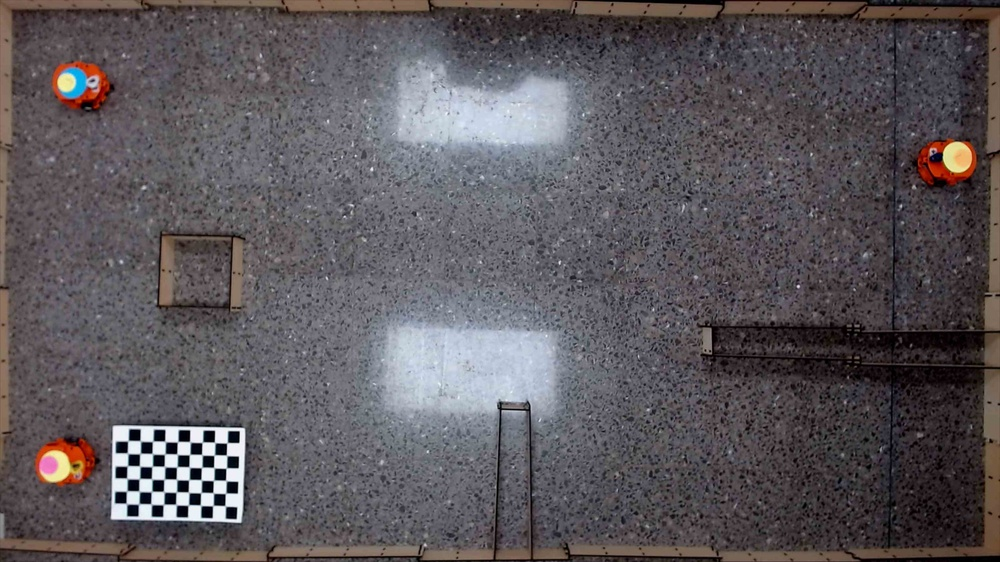
#> input picture Herramientas/Cámara/Calibración Python/Imagenes_Calibracion_Nueva_Sala/2022-03-16_12-53-49.jpg, 1000 x 562 px, shrunk from 3200 x 1800 before the run; its folder holds only this picture in this run
$ jupyter execute Calibracion_Camara.ipynb
#> lines starting #> are read from the running program, lines starting #| are printed output that depends on the picture; after the words box and inside, x2 and y2 are one past the last pixel; in counts of white or black regions, pixels touching at a corner belong together; long printed decimals are rounded
[cell 1]
"""
PROYECTO PROE
Este código se utiliza para calibrar la cámara del sistema de visión, para ejecutarlo se debe tener instalada la librería
openCV y tener al menos 10 imágenes de calibración en la misma carpeta.
"""

import cv2
import cv2 as cv
import numpy as np
import os
import glob

# Define las dimensiones del del tablero
CHECKERBOARD = (6,9) #Número filas de vértices pr número de columnas de vértices
criteria = (cv2.TERM_CRITERIA_EPS + cv2.TERM_CRITERIA_MAX_ITER, 40, 0.001) #cada cuadrado del patrón mide 40 mm

# Guarda los puntos 3D del tablero
objpoints = []
# Guarda los puntos 2D del tablero
imgpoints = []


# Define las coordenadas globales para los puntos en 3D
objp = np.zeros((1, CHECKERBOARD[0] * CHECKERBOARD[1], 3), np.float32)
objp[0,:,:2] = np.mgrid[0:CHECKERBOARD[0], 0:CHECKERBOARD[1]].T.reshape(-1, 2)
prev_img_shape = None

#Dirección de las imagénes de calibración
images = glob.glob('./Imagenes_Calibracion_Nueva_Sala/*.jpg')
for fname in images:
    img = cv2.imread(fname)
#> img is the input picture: shape (562, 1000, 3); mean B, G, R 91.7, 87.5, 92.7
    gray = cv2.cvtColor(img,cv2.COLOR_BGR2GRAY)
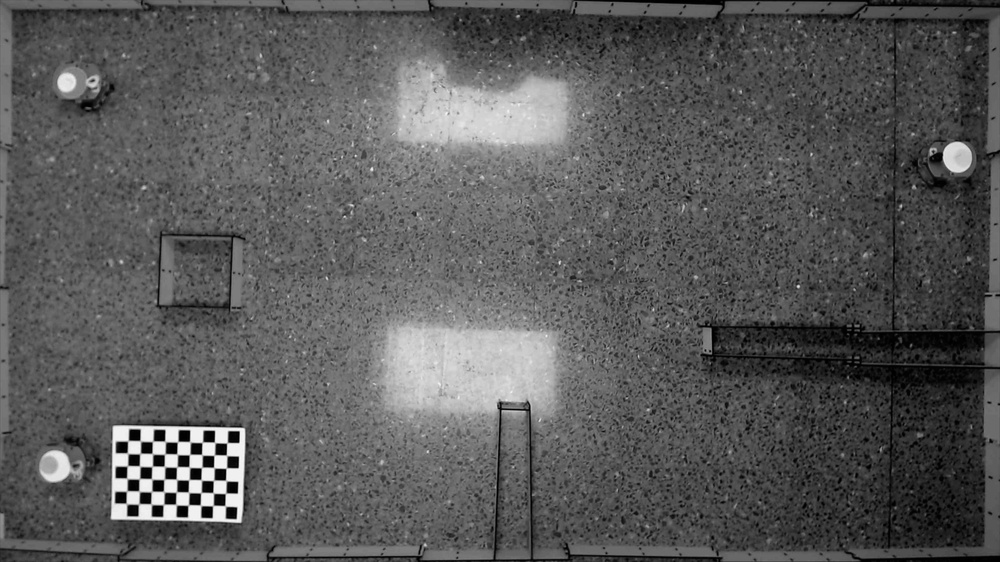
#> gray: shape (562, 1000); min 0, max 250, mean 89.5
    # Encuentra las esquinas del patrón de calibración
    # Cuando se encuentran las esquinas deseadas ret = True
    ret, corners = cv2.findChessboardCorners(gray, CHECKERBOARD, cv2.CALIB_CB_ADAPTIVE_THRESH + cv2.CALIB_CB_FAST_CHECK + cv2.CALIB_CB_NORMALIZE_IMAGE)
#> ret = True; corners = 54 rows, first 8: [226.8, 442.9], [226.5, 455.3], [226.1, 468.2], [225.9, 480.6], [225.6, 493.3], [225.1, 505.7], [214.6, 442.3], [214.1, 455.3]

    """
    Si se detecta el número deseado de esquinas,
    refinamos las coordenadas de píxeles y mostramos
    ellos en las imágenes del tablero de ajedrez
    """
    if ret == True:
        objpoints.append(objp)
        # refining pixel coordinates for given 2d points.
        corners2 = cv2.cornerSubPix(gray, corners, (11,11),(-1,-1), criteria)
#> corners2 = 54 rows, first 8: [221.3, 448.9], [221.3, 448.9], [220.7, 473.9], [227.5, 474.3], [226.8, 499.4], [226.8, 499.4], [214.6, 442.3], [208.5, 461]

        imgpoints.append(corners2)

        # Dibuja los puntos en las esquinas
        img = cv2.drawChessboardCorners(img, CHECKERBOARD, corners2, ret)
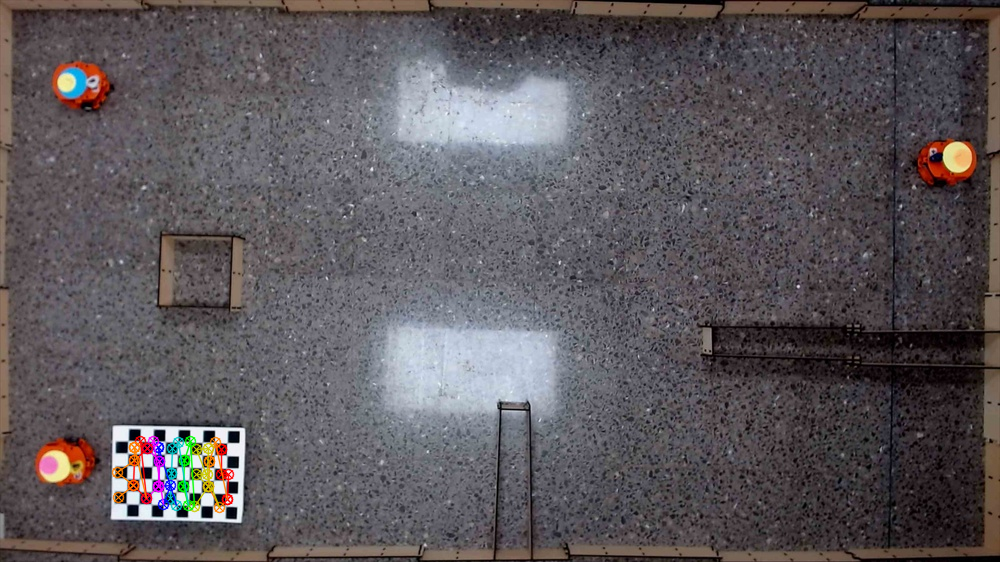
#> img: shape (562, 1000, 3); 0.88% of pixels changed, all inside (x1, y1, x2, y2) = (111, 435, 235, 514)

    cv2.imshow('img',img)
    cv2.waitKey(0)

cv2.destroyAllWindows()

h,w = img.shape[:2]
#> h = 562; w = 1000

"""
Realización de la calibración de la cámara
pasando el valor de puntos 3D conocidos (objpoints)
y las correspondientes coordenadas de píxeles de las
esquinas detectadas (imgpoints)
"""

#Obtiene la matriz de calibración, traslación y rotación
ret, mtx, dist, rvecs, tvecs = cv2.calibrateCamera(objpoints, imgpoints, gray.shape[::-1], None, None)
#> ret = 7.22; mtx = [[591.7, 0, 459.6], [0, 372.7, 262.8], [0, 0, 1]]; dist = [[-0.0615, -0.0303, -0.00502, 0.0787, 0.0304]]; rvecs = ([-0.461, 0.515, 1.41],); tvecs = ([-15.03, 16.65, 29.64],)

#Se elimina la distorsión en una imagen para verificar
img = cv.imread('2022-03-16_12-54-52.jpg')
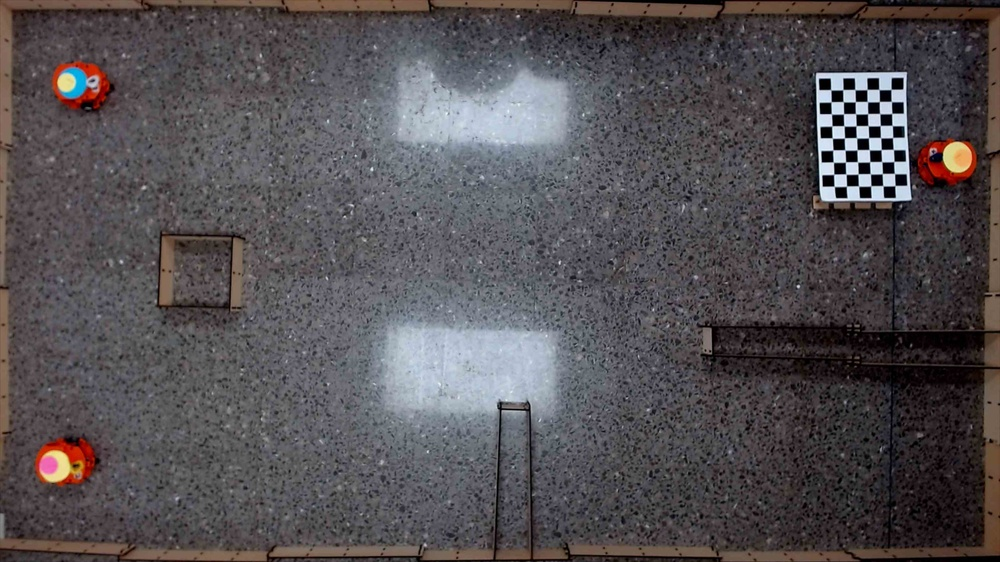
#> input picture Herramientas/Cámara/Calibración Python/2022-03-16_12-54-52.jpg, 1000 x 562 px, shrunk from 3200 x 1800 before the run
#> img is the input picture: shape (562, 1000, 3); mean B, G, R 83.4, 80.3, 84.6
h,  w = img.shape[:2]
newcameramtx, roi = cv.getOptimalNewCameraMatrix(mtx, dist, (w,h), 1, (w,h))
#> newcameramtx = [[503.8, 0, 597.8], [0, 303.7, 259.4], [0, 0, 1]]; roi = (35, 60, 954, 432)

#Elimina distorsión
dst = cv.undistort(img, mtx, dist, None, newcameramtx)
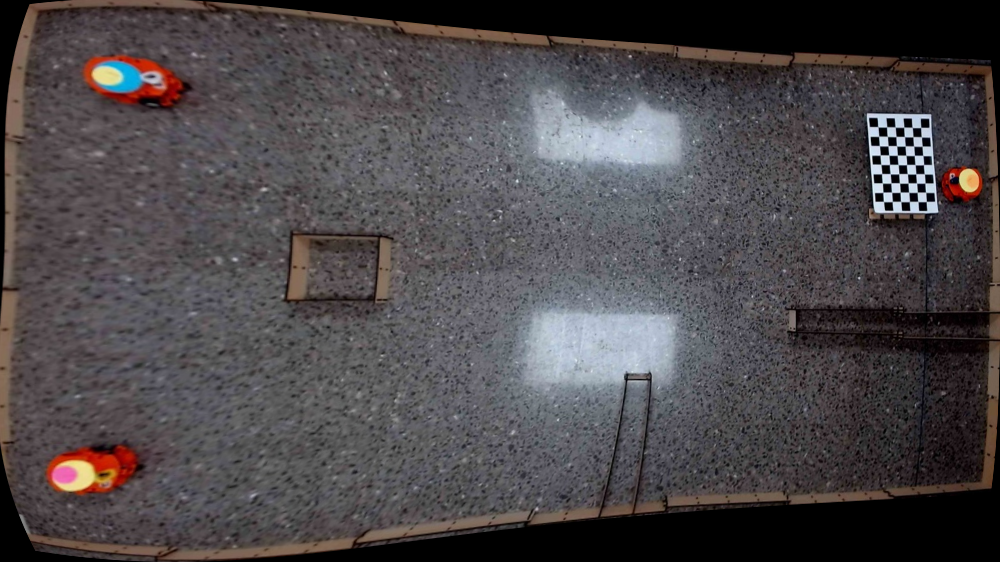
#> dst: shape (562, 1000, 3); mean B, G, R 74.5, 72.1, 76.6
# recorta la imagen
x, y, w, h = roi
#> x = 35; y = 60; w = 954; h = 432
dst = dst[y:y+h, x:x+w]
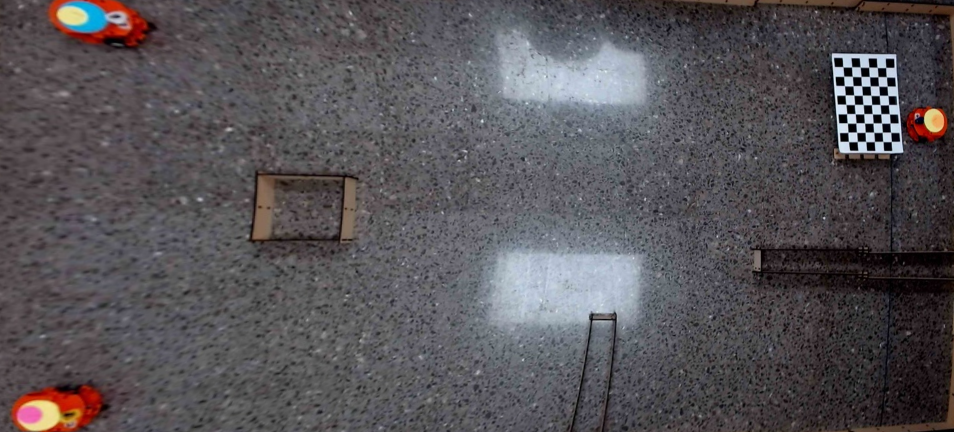
#> dst: shape (432, 954, 3); mean B, G, R 87.5, 83.6, 87.2
cv.imwrite('calibresult.png', dst) #Guarda la imagen sin distorsión


#Verifica la exactitud de los valores encontrados
mean_error = 0
for i in range(len(objpoints)):
    imgpoints2, _ = cv.projectPoints(objpoints[i], rvecs[i], tvecs[i], mtx, dist)
    error = cv.norm(imgpoints[i], imgpoints2, cv.NORM_L2)/len(imgpoints2)
    mean_error += error
#> this loop made 1 pass
#> (error, mean_error) on pass 1: (0.982, 0.982)
#> after the loop, mean_error = 0.982
print( "total error: {}".format(mean_error/len(objpoints)) )
#| total error: 0.9823


#Imprime los parámetros de calibración
"""
print("Camera matrix : \n")
print(mtx)
print("dist : \n")
print(dist)
print("rvecs : \n")
print(rvecs)
print("tvecs : \n")
print(tvecs)

"""
